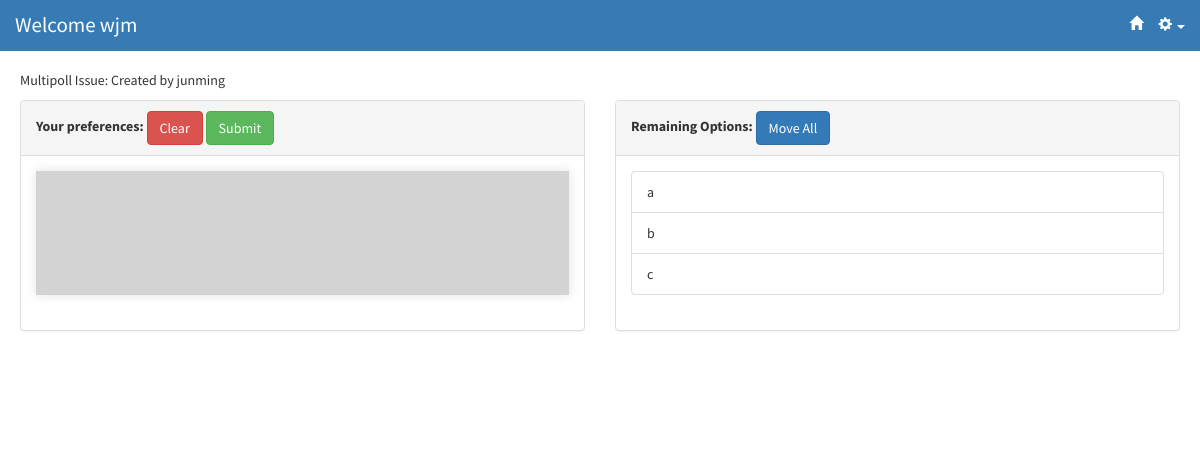
/polls/23/ (signed in), run on the app's committed database.
### polls/models.py (models this page shows, shortened)
@python_2_unicode_compatible
class Question(models.Model):
    question_text = models.CharField(max_length=20)
    question_desc = models.CharField(max_length=500, null=True, blank=True)
    image = models.ImageField(upload_to='static/img/items/', blank=True, null=True)
    imageURL = models.CharField(max_length=500, blank=True, null=True)
    pub_date = models.DateTimeField('date published')
    follow_up = models.OneToOneField('Question', on_delete=models.CASCADE, null = True, blank = True)
    question_owner = models.ForeignKey(User, null=True)
    question_voters = models.ManyToManyField(User, related_name='voters')
    status = models.IntegerField(default=1)
    display_pref = models.IntegerField(default=1)
    emailInvite = models.BooleanField(default=True)
    emailDelete = models.BooleanField(default=True)
    emailStart = models.BooleanField(default=True)
    emailStop = models.BooleanField(default=True)
    poll_algorithm = models.IntegerField(default=1)
    question_type = models.IntegerField(default=1)
    winner = models.CharField(max_length=200)
    m_poll = models.BooleanField(default=False)

@python_2_unicode_compatible
class Item(models.Model):
    question = models.ForeignKey(Question, on_delete=models.CASCADE)
    item_text = models.CharField(max_length=200)
    image = models.ImageField(upload_to='static/img/items/', blank=True, null=True)
    imageURL = models.CharField(max_length=500, blank=True, null=True)

### polls/views.py (the view, shortened to what this page needs)
# urls.py: url(r'^(?P<pk>[0-9]+)/$', views.DetailView.as_view(), name='detail'),
class DetailView(generic.DetailView):
    model = Question
    template_name = 'polls/detail.html'
    def get_order(self, ctx):
        otherUserResponses = self.object.response_set.reverse()
        preferences = []
        if len(otherUserResponses) == 0:
            return ctx['object'].item_set.all
    def get_context_data(self, **kwargs):
        ctx = super(DetailView, self).get_context_data(**kwargs)
        currentUserResponses = self.object.response_set.filter(user=self.request.user).reverse()
        tempOrderStr = self.request.GET.get('order', '')
        if tempOrderStr == "null":
            ctx['items'] = self.get_order(ctx)
            return ctx
        if len(currentUserResponses) > 0:
            mostRecentResponse = currentUserResponses[0]
            selectionArray = []
            for d in mostRecentResponse.dictionary_set.all():
                selectionArray = d.sorted_values()
            ctx['currentSelection'] = selectionArray
        else:
            ctx['items'] = self.get_order(ctx)
        return ctx
    def get_queryset(self):
        return Question.objects.filter(pub_date__lte=timezone.now())

### polls/templates/polls/detail.html (shortened to what this page needs)
{% extends 'polls/base.html' %}
{% block content %}
{% if question.status == 2 %}
<div class="grid">
	<div class="row">
		<div class="col-md-4" {% if request.flavour == "mobile" %} style="width:70%;display:inline" {% endif %}>
			<p {% if request.flavour == "mobile" %} style="width:70%;display:inline" {% endif %}>
				{{ question.question_text }}: Created by {{ question.question_owner }}
			</p>
		</div>
	</div>
</div>
<div class="row">
	<form action="{% url 'polls:vote' question.id %}" method="post">
		{% if request.flavour == "mobile" %}
		<div class="col-md-6 margin-panel-top">
		{% else %}
        <div class="col-md-6 margin-panel-top">
		{% endif %}
			<div class="panel panel-default panel-border">
				<div class="panel-heading" >
					<b>Your preferences:</b>
				    {% if request.flavour == "mobile" %}
						<button id="submitbutton" type="submit" onclick="submitPref();" class="submit-button-mobile" >
							<span class="glyphicon glyphicon-upload" style="font-size:80%;color:white;">Submit</span>
						</button>
						<button id="submitbutton" type="submit" onclick="submitPref();" class="btn btn-success" style ="float: right; display: none;">
							Submit
				        </button>
				    {% else %}
							<a href="/polls/{{ question.id }}/?order=null" class="btn btn-danger reset-button">Clear</a>
							<button id="submitbutton" type="submit" onclick="submitPref();" class="btn btn-success submit-button">
				                Submit
							</button>
					{% endif %}
				</div>
				<div class="panel-body" >
					<ul id="left-sortable" class="list-group droptrue">
					</ul>
				</div>
			</div>
		</div>
		{% if request.flavour == "mobile" %}
		<div class="col-md-6 margin-panel-top">
		{% else %}
		<div class="col-md-6 margin-panel-top">
		{% endif %}
			<div class="panel panel-default panel-border">
				<div class="panel-heading">
					<b>Remaining Options:</b>
					{% if request.flavour == "mobile" %}
						<button onclick="moveAll(); return false;" class="move-all-button-mobile">
					<span class="glyphicon glyphicon-arrow-up bluecolor" style="font-size:80%;float: center; color:white;">All</span>
				        </button>
				    {% else %}
				        <button onclick="moveAll(); return false;" class="btn btn-primary move-all-button" >
					       Move All
				        </button>
					{% endif %}
				</div>
				<div class="panel-body">
					<ul id="right-sortable" class="list-group">
						{% if currentSelection == None %}
						{% for item in items %}
						<li class="list-group-item" onclick = "moveToPref(this)" id="item{{ forloop.counter }}">
							{{ item.item_text }}
						</li>
						{% endfor %}
						{% endif %}
					</ul>
				</div>
			</div>
		</div>
	</form>
</div>
{% elif question.status == 1%}
<p>This poll has not started yet.</p>
{% else %}
<p>	This poll has ended.</p>
{% endif %}
{% endblock %}

### polls/templates/polls/base.html (shortened to what this page needs)
{% load staticfiles %}
<html>
	<head>
    <link rel="stylesheet" href="https://maxcdn.bootstrapcdn.com/bootstrap/3.3.6/css/bootstrap.min.css" />
    <link rel="stylesheet" type="text/css" href="{% static 'css/stylish-portfolio.css' %}" />
    <link rel="stylesheet" type="text/css" href="{% static 'css/shared.css' %}"/>
	</head>
	<body>
                {% if user.is_authenticated %}
				 <nav class="navbar navbar-default navbar-fixed-top" style="background-color:#377BB5; border-color: transparent;">
                {% else %}
                 <nav class="navbar navbar-default navbar-fixed-top" style="background-color:transparent; border-color: transparent;">
                {%endif%}
					{% if request.flavour == "mobile" %}
					<div style = "margin-left: 20px; margin-right: 20px;">
				    {% else %}
				    <div class="container-fluid">
				    {% endif %}
                        <div class="navbar-header" style = "overflow: hidden;float:left;">
                            <a class="navbar-brand" href="/polls/" style ="font-size: 150%;
                            {% if user.is_authenticated %}
                            color:white;
                            {%else%}
                            color:black;
                            {% endif %}">
                                <span> Welcome
                                {% if user.is_authenticated %}
                                {% if request.user.first_name == "" %}
                                {{ request.user.username }}
                                {% endif %}
                                {% endif %} </span></a>
                           </div>
							{% if user.is_authenticated %}
							<ul class="nav navbar-nav navbar-right" style = "float:right;display:inline;">
                                <li style = "display:inline;"><a href="{% url 'polls:index' %}" style="color:white;"><span class="glyphicon navbar-right glyphicon-home"></span></a></li>
								<li class="dropdown" style = "float:auto;display:inline;">
									<a class="dropdown-toggle" data-toggle="dropdown" style="color:white;"> <span class="glyphicon glyphicon-cog"> </span> <span class="caret"></span> </a>
								</li>
							</ul>
							{% endif %}
						</div>
				</nav>
            {% if user.is_authenticated %}
				<div class="container-fluid" style="padding: 70px 20px;">
            {% else %}
                <div name="MainPage">
            {% endif %}
            {% block content %}
            {% endblock %}
              	</div>
	</body>
</html>

### static/css/stylish-portfolio.css (style rules this page uses)
html, body { width: 100%; height: 100%; }
body { font-family: "Source Sans Pro","Helvetica Neue",Helvetica,Arial,sans-serif; }

### static/css/shared.css (style rules this page uses)
.ui-sortable { background-color: lightgray; -webkit-box-shadow: 0px 0px 10px 1px rgba(0, 0, 0, .1); box-shadow: 0px 0px 10px 1px rgba(0, 0, 0, .1); list-style-type: none; padding: 0; }
div { font-size:100% !important; }

### data on the page
Question: question_text "Multipoll Issue", question_owner "junming"
Item: item_text "a"
Item: item_text "b"
Item: item_text "c"

### other printed values
{{ request.user.username }} "wjm"
